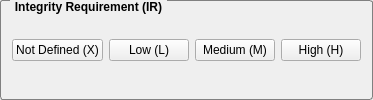
             <widget class="QGroupBox" name="irGroupBox">
              <property name="styleSheet">
               <string notr="true">QGroupBox {
    border: 1px solid gray;
    border-radius: 3px;
    margin-top: 0.5em;
	font-weight: bold;
}

QGroupBox::title {
    subcontrol-origin: margin;
    left: 10px;
    padding: 0 3px 0 3px;
}</string>
              </property>
              <property name="title">
               <string>Integrity Requirement (IR)</string>
              </property>
              <layout class="QHBoxLayout" name="horizontalLayout_16">
               <item>
                <widget class="QPushButton" name="irxPushButton">
                 <property name="toolTip">
                  <string>&lt;html&gt;&lt;head/&gt;&lt;body&gt;&lt;p&gt;Assigning this value to the metric will not influence the score. It is a signal to the equation to skip this metric.&lt;/p&gt;&lt;/body&gt;&lt;/html&gt;</string>
                 </property>
                 <property name="text">
                  <string>Not Defined (X)</string>
                 </property>
                 <property name="checkable">
                  <bool>true</bool>
                 </property>
                 <property name="autoExclusive">
                  <bool>true</bool>
                 </property>
                </widget>
               </item>
               <item>
                <widget class="QPushButton" name="irlPushButton">
                 <property name="toolTip">
                  <string>&lt;html&gt;&lt;head/&gt;&lt;body&gt;&lt;p&gt;Loss of integrity is likely to have only a limited adverse effect on the organization or individuals associated with the organization (e.g., employees, customers).&lt;/p&gt;&lt;/body&gt;&lt;/html&gt;</string>
                 </property>
                 <property name="text">
                  <string>Low (L)</string>
                 </property>
                 <property name="checkable">
                  <bool>true</bool>
                 </property>
                 <property name="autoExclusive">
                  <bool>true</bool>
                 </property>
                </widget>
               </item>
               <item>
                <widget class="QPushButton" name="irmPushButton">
                 <property name="toolTip">
                  <string>&lt;html&gt;&lt;head/&gt;&lt;body&gt;&lt;p&gt;Loss of integrity is likely to have a serious adverse effect on the organization or individuals associated with the organization (e.g., employees, customers).&lt;/p&gt;&lt;/body&gt;&lt;/html&gt;</string>
                 </property>
                 <property name="text">
                  <string>Medium (M)</string>
                 </property>
                 <property name="checkable">
                  <bool>true</bool>
                 </property>
                 <property name="autoExclusive">
                  <bool>true</bool>
                 </property>
                </widget>
               </item>
               <item>
                <widget class="QPushButton" name="irhPushButton">
                 <property name="toolTip">
                  <string>&lt;html&gt;&lt;head/&gt;&lt;body&gt;&lt;p&gt;Loss of integrity is likely to have a catastrophic adverse effect on the organization or individuals associated with the organization (e.g., employees, customers).&lt;/p&gt;&lt;/body&gt;&lt;/html&gt;</string>
                 </property>
                 <property name="text">
                  <string>High (H)</string>
                 </property>
                 <property name="checkable">
                  <bool>true</bool>
                 </property>
                 <property name="autoExclusive">
                  <bool>true</bool>
                 </property>
                </widget>
               </item>
              </layout>
             </widget>
